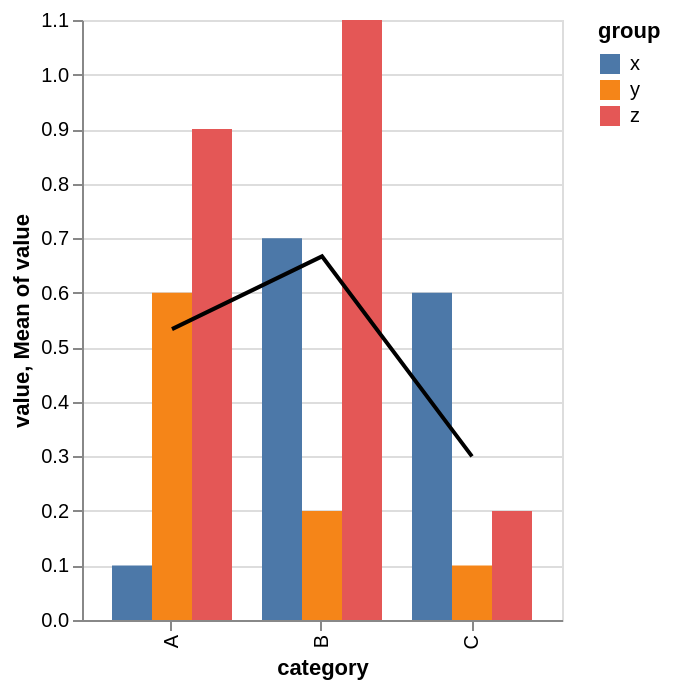

Source (Vega-Lite JSON):
### Vega specification from a JSON file in a GitHub repository (floating-point values rounded to 4 significant figures)
{"$schema": "https://vega.github.io/schema/vega/v6.json", "background": "white", "padding": 5, "height": 300, "style": "cell", "data": [{"name": "source_0", "values": [{"category": "A", "group": "x", "value": 0.1}, {"category": "A", "group": "y", "value": 0.6}, {"category": "A", "group": "z", "value": 0.9}, {"category": "B", "group": "x", "value": 0.7}, {"category": "B", "group": "y", "value": 0.2}, {"category": "B", "group": "z", "value": 1.1}, {"category": "C", "group": "x", "value": 0.6}, {"category": "C", "group": "y", "value": 0.1}, {"category": "C", "group": "z", "value": 0.2}]}, {"name": "data_1", "source": "source_0", "transform": [{"type": "stack", "groupby": ["category", "group"], "field": "value", "sort": {"field": [], "order": []}, "as": ["value_start", "value_end"], "offset": "zero"}, {"type": "filter", "expr": "isValid(datum[\"value\"]) && isFinite(+datum[\"value\"])"}]}, {"name": "data_2", "source": "source_0", "transform": [{"type": "aggregate", "groupby": ["category"], "ops": ["mean"], "fields": ["value"], "as": ["mean_value"]}]}], "signals": [{"name": "x_step", "update": "20 * bandspace(domain('xOffset').length, 0, 0) / (1-0.2)"}, {"name": "width", "update": "bandspace(domain('x').length, 0.2, 0.2) * x_step"}], "marks": [{"name": "layer_0_marks", "type": "rect", "style": ["bar"], "from": {"data": "data_1"}, "encode": {"update": {"fill": {"scale": "color", "field": "group"}, "ariaRoleDescription": {"value": "bar"}, "description": {"signal": "\"category: \" + (isValid(datum[\"category\"]) ? datum[\"category\"] : \"\"+datum[\"category\"]) + \"; value: \" + (format(datum[\"value\"], \"\")) + \"; group: \" + (isValid(datum[\"group\"]) ? datum[\"group\"] : \"\"+datum[\"group\"])"}, "x": {"scale": "x", "field": "category", "offset": {"scale": "xOffset", "field": "group"}}, "width": {"signal": "max(0.25, bandwidth('xOffset'))"}, "y": {"scale": "y", "field": "value_end"}, "y2": {"scale": "y", "field": "value_start"}}}}, {"name": "layer_1_marks", "type": "line", "style": ["line"], "sort": {"field": "x"}, "from": {"data": "data_2"}, "encode": {"update": {"stroke": {"value": "black"}, "description": {"signal": "\"category: \" + (isValid(datum[\"category\"]) ? datum[\"category\"] : \"\"+datum[\"category\"]) + \"; Mean of value: \" + (format(datum[\"mean_value\"], \"\"))"}, "x": {"scale": "x", "field": "category", "band": 0.5}, "y": {"scale": "y", "field": "mean_value"}, "defined": {"signal": "isValid(datum[\"mean_value\"]) && isFinite(+datum[\"mean_value\"])"}}}}], "scales": [{"name": "x", "type": "band", "domain": {"fields": [{"data": "data_1", "field": "category"}, {"data": "data_2", "field": "category"}], "sort": true}, "range": {"step": {"signal": "x_step"}}, "paddingInner": 0.2, "paddingOuter": 0.2}, {"name": "y", "type": "linear", "domain": {"fields": [{"data": "data_1", "field": "value_start"}, {"data": "data_1", "field": "value_end"}, {"data": "data_2", "field": "mean_value"}]}, "range": [{"signal": "height"}, 0], "nice": true, "zero": true}, {"name": "xOffset", "type": "band", "domain": {"data": "data_1", "field": "group", "sort": true}, "range": {"step": 20}}, {"name": "color", "type": "ordinal", "domain": {"data": "data_1", "field": "group", "sort": true}, "range": "category"}], "axes": [{"scale": "y", "orient": "left", "gridScale": "x", "grid": true, "tickCount": {"signal": "ceil(height/40)"}, "domain": false, "labels": false, "aria": false, "maxExtent": 0, "minExtent": 0, "ticks": false, "zindex": 0}, {"scale": "x", "orient": "bottom", "grid": false, "title": "category", "labelAlign": "right", "labelAngle": 270, "labelBaseline": "middle", "zindex": 0}, {"scale": "y", "orient": "left", "grid": false, "title": "value, Mean of value", "labelOverlap": true, "tickCount": {"signal": "ceil(height/40)"}, "zindex": 0}], "legends": [{"fill": "color", "symbolType": "square", "title": "group"}]}
